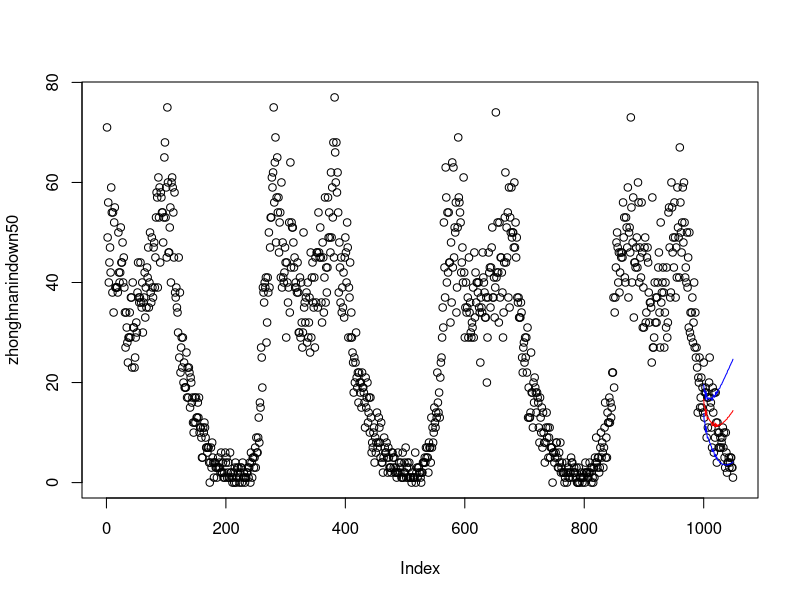

Write the R code that produced this figure.
# car包的box-cox变换
print("car包的box-cox变换");

# 载入car包 用于box-cox变换
library(car);

# 获取数据
data <- read.csv("donglianin.csv");

# 抽样　由excel图标得　4300到7300的数据相对稳定，由于不必要求过大，再抽取5000~6000之间，sample50用于最后对比预测数据
sample <- subset(data, id > 5000 & id < 6000);
sample50 <- subset(data, id > 5000 & id < 6050);

# 抽样　建立一元回归　抽样中华南入市下桥路口数据,因为(参考)[http://bbs.pinggu.org/thread-2741562-1-1.html]所说，数据不能有零，所以加上１偏移
zhonghnanindown <- sample$zhonghnanindown;
zhonghnanindown50 <- sample50$zhonghnanindown;
moveZhnindown <- sample$zhonghnanindown + 1;

# 获取lamda准备进行box-cox变换　为正态分布 TODO:变换为伽马分布
summary(p1 <- powerTransform(moveZhnindown));
#-----------------------

# bcPower Transformation to Normality 
#               Est Power Rounded Pwr Wald Lwr Bnd Wald Upr Bnd
# moveZhnindown    0.5494         0.5        0.478       0.6207

# Likelihood ratio test that transformation parameter is equal to 0
#  (log transformation)
#                           LRT df       pval
# LR test, lambda = (0) 260.545  1 < 2.22e-16

# Likelihood ratio test that no transformation is needed
#                            LRT df       pval
# LR test, lambda = (1) 137.2455  1 < 2.22e-16

#------------------------

# 得到lamda值为0.5494,p值为0.5，然后进行box-cox变换——公式：(y^λ-1)/λ  λ≠0
newZhnindown <- (I(zhonghnanindown ^ 0.5494 - 1) / 0.5494);

# 变换完数据集，进行自回归建模，(自回归建模参考)[http://blog.fens.me/r-ar/]
# 使用ar函数默认的yule-walker方法进行参数估计(TODO:滞后阶数过高，由acf和pacf得只需要５阶即可即AR(5)模型)
a <- ar(newZhnindown)
# -----------------------

# Call:
# ar(x = newZhnindown)

# Coefficients:
#       1        2        3        4        5        6        7        8  
#  0.2598   0.3000   0.2001   0.1144   0.0987   0.0472  -0.0333   0.0049  
#       9       10       11       12       13       14       15       16  
#  0.0341  -0.0081   0.0195   0.0084   0.0204   0.0077  -0.0223   0.0356  
#      17       18       19       20       21       22       23       24  
# -0.0225   0.0476  -0.0615  -0.0093  -0.0189  -0.0488  -0.0238   0.1101  
#      25       26  
# -0.0387  -0.0551  

# Order selected 26  sigma^2 estimated as  2.123

#-------------------------


# 使用predict函数进行模型预测
# 生成50个预测值 
tsp <- predict(a, n.ahead = 50L)
#-------------------------

# $pred
# Time Series:
# Start = 1000 
# End = 1049 
# Frequency = 1 
#  [1] 6.717644 6.258714 6.321540 5.744826 6.142582 5.903301 5.528436 5.631741
#  [9] 5.550790 5.543312 5.425317 5.409350 5.330711 5.334547 5.093918 5.108945
# [17] 5.351206 5.253423 5.054048 5.030370 5.267283 5.036321 5.194374 5.043150
# [25] 5.111459 5.170172 5.144542 5.118725 5.202447 5.229128 5.192884 5.258703
# [33] 5.276997 5.327516 5.363783 5.382599 5.432289 5.473146 5.507431 5.523998
# [41] 5.633388 5.651041 5.676638 5.728269 5.806224 5.832015 5.899608 5.934370
# [49] 5.985089 6.058441

# $se
# Time Series:
# Start = 1000 
# End = 1049 
# Frequency = 1 
#  [1] 1.457213 1.505596 1.598027 1.688207 1.773891 1.872352 1.964764 2.034452
#  [9] 2.113211 2.198867 2.272435 2.355847 2.435375 2.521395 2.608154 2.686650
# [17] 2.783543 2.865604 2.973031 3.049626 3.138375 3.220286 3.290446 3.359534
# [25] 3.463278 3.531729 3.596865 3.668005 3.732873 3.800792 3.865298 3.924514
# [33] 3.984622 4.043092 4.099452 4.153032 4.206168 4.256091 4.305251 4.350496
# [41] 4.395841 4.438055 4.481176 4.519193 4.556923 4.593524 4.626638 4.658935
# [49] 4.692061 4.721306

# ------------------------

# 预测数据进行box-cox逆变换，公式：y=(1+λy)^(1/λ)
pred <- I((1 + 0.5494 * tsp$pred) ^ (1 / 0.5494))
se <- I((1 + 0.5494 * tsp$se) ^ (1 / 0.5494))

# 把原数据画图 
plot(zhonghnanindown50)

# 把预测值和误差画出来
lines(pred, col='red')
lines(pred + se, col='blue')
lines(pred - se, col='blue')

# 图中，黑色线为原始数据的，红色线为预测值，蓝色线为预测值的范围。这样我们就利用AR(1)模型，实现了对规律的预测计算。



# # ----------- 其他方法进行参数估计，暂时没用到 ------------------

# # 进行自回归建模，默认的yule-walker方法
# a <- ar(newZhnindown)
# # 最小二乘法，进行参数估计
# b <- ar(newZhnindown,method = "ols")
# # 极大似然法，进行参数估计
# d <- ar(newZhnindown,method = "mle")
# # 使用AR(1)模型进行预测，并保留前5个预测点。
# predict(a, 10, n.ahead = 5L)
# # 上面结果中，变量$pred表示预测值，变量$se为误差。
